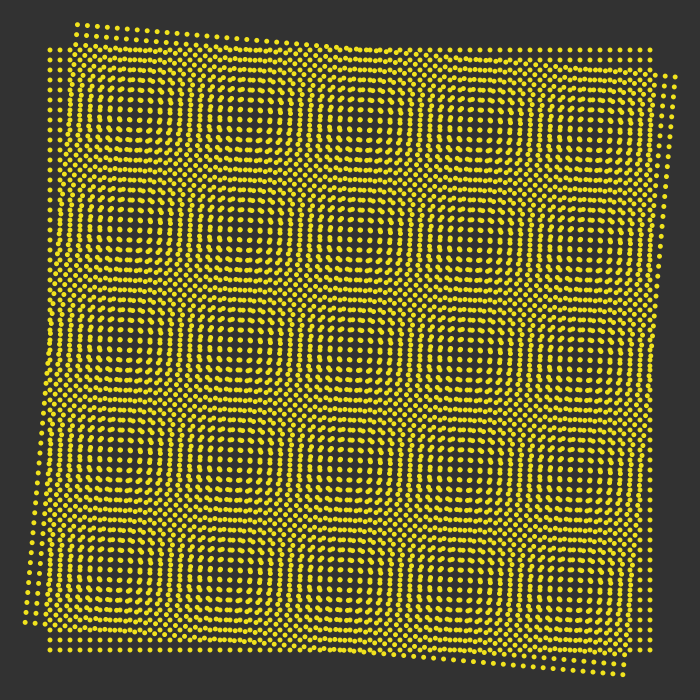
Frame 1 (no input)
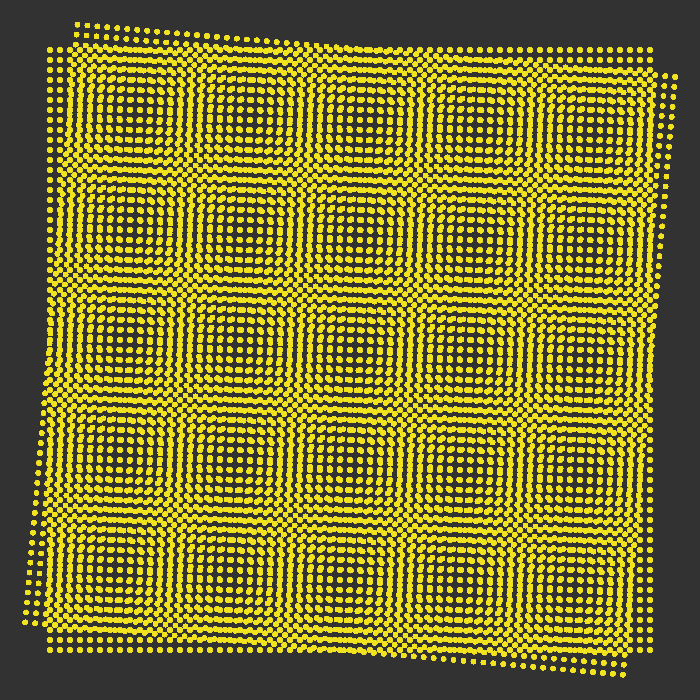
Frame 60 (the mouse pressed at the canvas centre just before this capture)
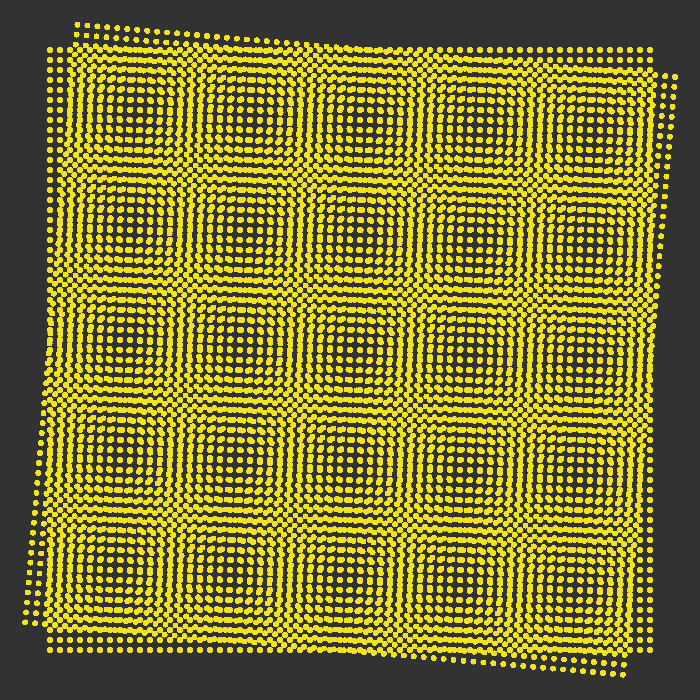
Frame 120 (the mouse held since frame 60 and released just before this capture)

The Processing sketch that drew these frames (run headless with seeded random() and noise(); from frame 60 on, the mouse is pressed at the canvas centre):

// Processing sketch: processing_17340
// ── processing_17340.pde

//Isaac OrtegaAlvarado ITCR-IDI-DVII- Homework #1- Moire Pattern-
//import processing.pdf.*;
void setup(){
  size(700,700);//dimensiones de ventana
  //noLoop();//no se repite la instruccion de guardado
  //beginRecord(PDF,"moire.pdf");//comienza el guardado del PDF 
  background(50);//color de fondo en escala de gris
}

void draw(){
  for (int i = 50; i <=650; i = i+10){
    for (int j =50; j <=650; j = j+10){//ciclo anidado repite figura
      noStroke();//indica que la elipse no lleva linea de contorno
      fill(#f1e31d);//aplica color de relleno a la elipse
      ellipse(i,j,5,5);//dibuja elipse con centro en (i,j)y radio 2.5 px      
    }
  }
  translate (32,-29.5);//traslada el eje
  rotate(PI/36);//rota el eje 5 grados
  for (int i = 50; i <=650; i = i+10){
    for (int j =50; j <=650; j = j+10){
      noStroke();
      fill(#f1e31d);
      ellipse(i,j,5,5); 
    }
  }
  //endRecord();//finaliza el guardado del PDF
}
